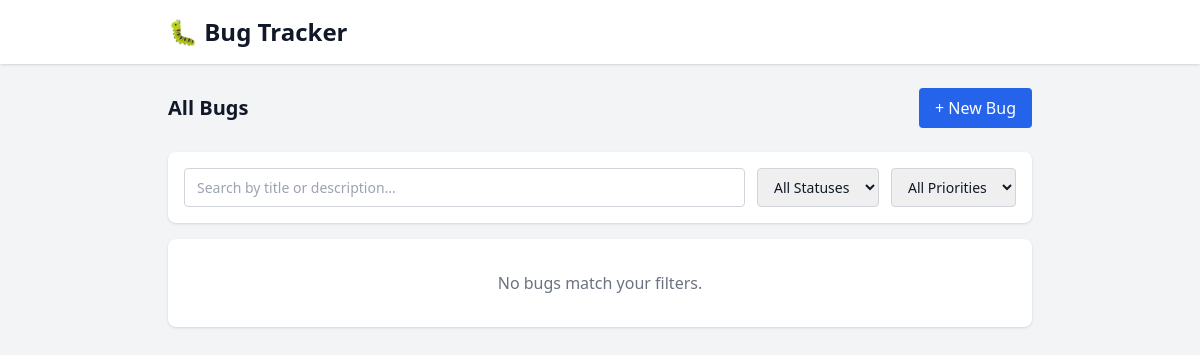
/, run on an earlier commit of the app's database.
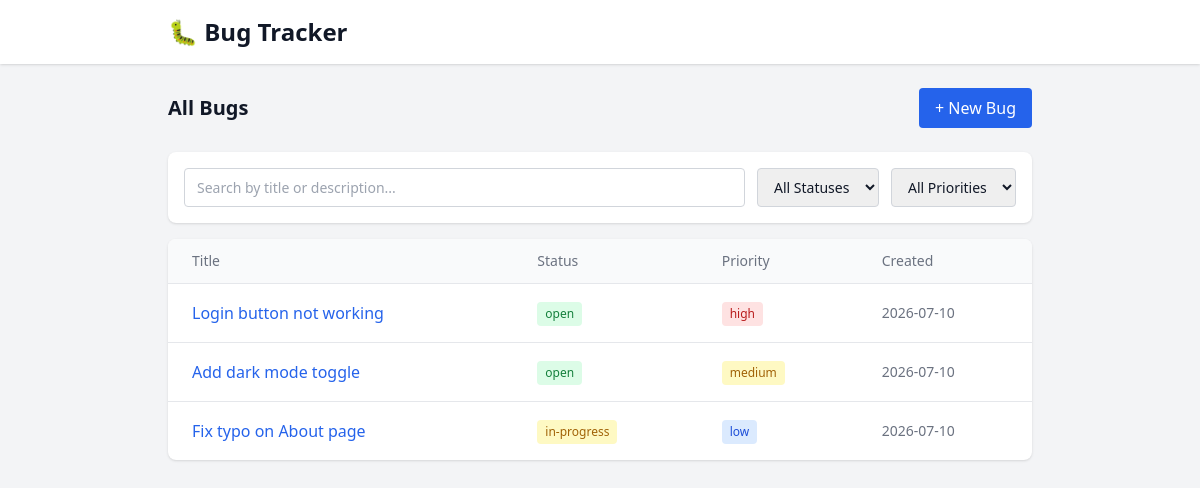
And on a later commit of the database.
### tables this page shows
CREATE TABLE bugs (
            id          INTEGER PRIMARY KEY AUTOINCREMENT,
            title       TEXT NOT NULL,
            description TEXT,
            status      TEXT DEFAULT 'open',
            priority    TEXT DEFAULT 'medium',
            created_at  TIMESTAMP DEFAULT CURRENT_TIMESTAMP,
            updated_at  TIMESTAMP DEFAULT CURRENT_TIMESTAMP
        );

### app.py (the view)
@app.route("/")
def index():
    status = request.args.get("status", "").strip()
    priority = request.args.get("priority", "").strip()
    search = request.args.get("search", "").strip()
    bugs = get_all_bugs(status=status or None, priority=priority or None, search=search or None)
    return render_template("index.html", bugs=bugs)

### db.py (called while the page is built)
def get_connection():
    conn = sqlite3.connect(DB_NAME)
    conn.row_factory = sqlite3.Row
    return conn

def get_all_bugs(status=None, priority=None, search=None):
    conn = get_connection()
    query = "SELECT * FROM bugs WHERE 1=1"
    params = []
    if status:
        query += " AND status = ?"
        params.append(status)
    if priority:
        query += " AND priority = ?"
        params.append(priority)
    if search:
        query += " AND (title LIKE ? OR description LIKE ?)"
        like = f"%{search}%"
        params.extend([like, like])
    query += " ORDER BY created_at DESC"
    bugs = conn.execute(query, params).fetchall()
    conn.close()
    return bugs

### templates/index.html (shortened to what this page needs)
{% extends "base.html" %}
{% block content %}
    <div class="flex justify-between items-center mb-6">
        <h2 class="text-xl font-semibold">All Bugs</h2>
        <a href="/new" class="bg-blue-600 text-white px-4 py-2 rounded hover:bg-blue-700 transition">
            + New Bug
        </a>
    </div>
    <div class="bg-white rounded-lg shadow p-4 mb-4 flex flex-col sm:flex-row gap-3">
        <input
            type="text"
            name="search"
            placeholder="Search by title or description..."
            value="{{ request.args.get('search', '') }}"
            class="flex-1 border border-gray-300 rounded px-3 py-2 text-sm focus:outline-none focus:ring-2 focus:ring-blue-500"
            hx-get="/"
            hx-trigger="keyup changed delay:200ms"
            hx-target="#bug-table"
            hx-include="[name='status'],[name='priority']"
        />
        <select
            name="status"
            class="border border-gray-300 rounded px-3 py-2 text-sm focus:outline-none focus:ring-2 focus:ring-blue-500"
            hx-get="/"
            hx-trigger="change"
            hx-target="#bug-table"
            hx-include="[name='search'],[name='priority']"
        >
            <option value="">All Statuses</option>
        </select>
        <select
            name="priority"
            class="border border-gray-300 rounded px-3 py-2 text-sm focus:outline-none focus:ring-2 focus:ring-blue-500"
            hx-get="/"
            hx-trigger="change"
            hx-target="#bug-table"
            hx-include="[name='search'],[name='status']"
        >
            <option value="">All Priorities</option>
        </select>
    </div>
    <div id="bug-table">
        {% if bugs %}
            <div class="bg-white rounded-lg shadow overflow-hidden">
                <table class="w-full">
                    <thead class="bg-gray-50 border-b">
                        <tr>
                            <th class="text-left px-6 py-3 text-sm font-medium text-gray-500">Title</th>
                            <th class="text-left px-6 py-3 text-sm font-medium text-gray-500">Status</th>
                            <th class="text-left px-6 py-3 text-sm font-medium text-gray-500">Priority</th>
                            <th class="text-left px-6 py-3 text-sm font-medium text-gray-500">Created</th>
                        </tr>
                    </thead>
                    <tbody>
                        {% for bug in bugs %}
                            <tr class="border-b last:border-0 hover:bg-gray-50">
                                <td class="px-6 py-4">
                                    <a href="/bug/{{ bug.id }}" class="text-blue-600 hover:underline font-medium">
                                        {{ bug.title }}
                                    </a>
                                </td>
                                <td class="px-6 py-4">
                                    <span class="inline-block px-2 py-1 text-xs font-medium rounded
                                        {% if bug.status == 'open' %}bg-green-100 text-green-700
                                        {% elif bug.status == 'in-progress' %}bg-yellow-100 text-yellow-700
                                        {% else %}bg-gray-100 text-gray-700{% endif %}">
                                        {{ bug.status }}
                                    </span>
                                </td>
                                <td class="px-6 py-4">
                                    <span class="inline-block px-2 py-1 text-xs font-medium rounded
                                        {% if bug.priority == 'high' %}bg-red-100 text-red-700
                                        {% elif bug.priority == 'medium' %}bg-yellow-100 text-yellow-700
                                        {% else %}bg-blue-100 text-blue-700{% endif %}">
                                        {{ bug.priority }}
                                    </span>
                                </td>
                                <td class="px-6 py-4 text-sm text-gray-500">
                                    {{ bug.created_at[:10] }}
                                </td>
                            </tr>
                        {% endfor %}
                    </tbody>
                </table>
            </div>
        {% else %}
            <div class="bg-white rounded-lg shadow p-8 text-center">
                <p class="text-gray-500">No bugs match your filters.</p>
            </div>
        {% endif %}
    </div>
{% endblock %}

### templates/base.html (shortened to what this page needs)
<!DOCTYPE html>
<html lang="en">
<head>
    <script src="https://cdn.tailwindcss.com"></script>
</head>
<body class="bg-gray-100 text-gray-900 min-h-screen">
    <header class="bg-white shadow mb-6">
        <div class="max-w-4xl mx-auto px-4 py-4">
            <h1 class="text-2xl font-bold">
                <a href="/" class="hover:text-blue-600 transition">🐛 Bug Tracker</a>
            </h1>
        </div>
    </header>
    <main class="max-w-4xl mx-auto px-4 pb-12">
        {% block content %}{% endblock %}
    </main>
</body>
</html>

What changed in the data, as far as the page shows it:
added bugs: title "Login button not working", status "open", priority "high", created_at "2026-07-10"
added bugs: title "Add dark mode toggle", status "open", priority "medium", created_at "2026-07-10"
added bugs: title "Fix typo on About page", status "in-progress", priority "low", created_at "2026-07-10"
Also different on the page:
text no longer shown: "No bugs match your filters."
text now shown: "Title Status Priority Created"
